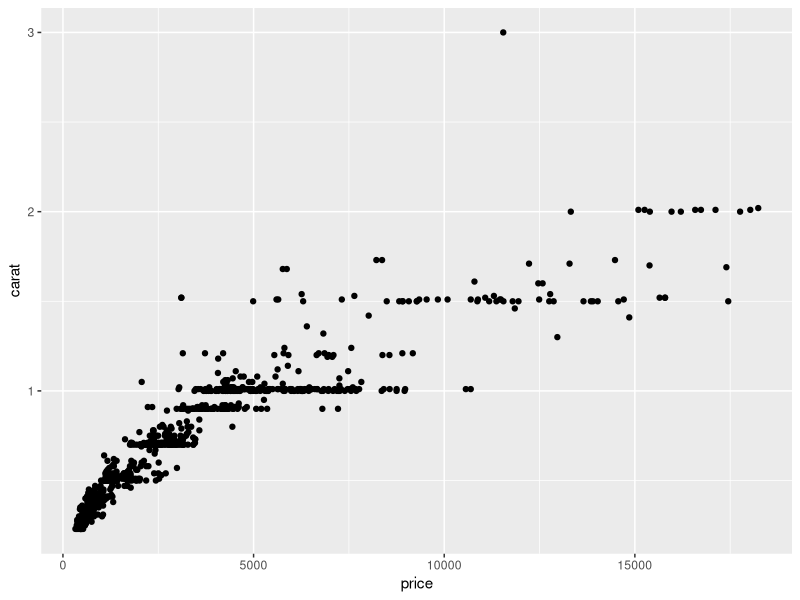
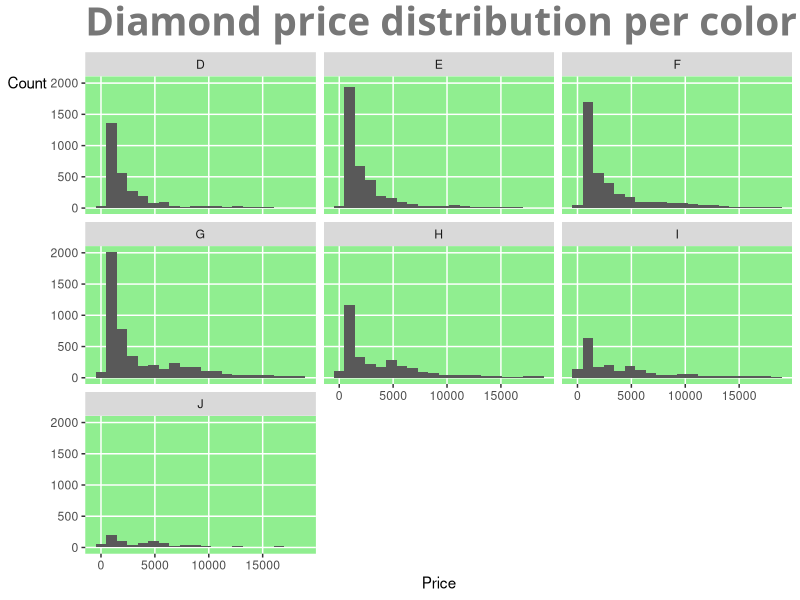

Generate these figures, in order, with R:
# dplyr and ggplot2 tutorial
# Amanda Gentry and Mikhail Dozmorov, Ph.D.
# http://www.sharpsightlabs.com/dplyr-intro-data-manipulation-with-r/

library(dplyr)
library(ggplot2)

# The pipe %>% operator
# Remember that the %>% operator says "take ____ and then do ___ and then do ___ etc."
head(diamonds) 
diamonds %>% head

# See that the "." works as a sort of placeholder
summary(diamonds$price)
diamonds$price %>% summary(object = .)

# dplyr::filter()
diamonds %>% head

df.diamonds_ideal <- filter(diamonds, cut == "Ideal")
df.diamonds_ideal <- diamonds %>% filter(cut == "Ideal")

# dplyr::select()
df.diamonds_ideal %>% head

select(df.diamonds_ideal, carat, cut, color, price, clarity)
df.diamonds_ideal <- df.diamonds_ideal %>% select(., carat, cut, color, price, clarity)

# dplyr::mutate()
df.diamonds_ideal %>% head

mutate(df.diamonds_ideal, price_per_carat = price/carat)
df.diamonds_ideal <- df.diamonds_ideal %>% mutate(price_per_carat = price/carat)

# dplyr::arrange()
df.diamonds_ideal %>% head

arrange(df.diamonds_ideal, price)
df.diamonds_ideal %>% arrange(price, price_per_carat)

# dplyr::summarise()
summarize(df.diamonds_ideal, length = n(), avg_price = mean(price))
df.diamonds_ideal %>% summarize(length = n(), avg_price = mean(price))

# dplyr::group_by()
group_by(diamonds, cut) %>% summarize(mean(price))
group_by(diamonds, cut, color) %>% summarize(mean(price))

# The power of pipe %>%
# See that the same task may be accomplished in multiple ways
# Combining the functions of dplyr and the pipe, your code can
# be made easier to read and understand
# -------------------------------------#
# Understand this
arrange(mutate(arrange(filter(tbl_df(diamonds), cut == "Ideal"), price), price_per_carat = price/carat), price_per_carat)

# Compare with this
arrange(
  mutate(
    arrange(
      filter(tbl_df(diamonds), cut == "Ideal"), 
    price), 
  price_per_carat = price/carat), 
price_per_carat)

# Enjoy the logic of this
diamonds %>% filter(cut == "Ideal") %>% arrange(price) %>% mutate(price_per_carat = price/carat) %>% arrange(price_per_carat)

# The %>% operator can feed directly into a plot statement
# ggplot2
diamonds %>% filter(cut == "Good", color == "E") %>% 
  ggplot(aes(x = price, y = carat)) +
  geom_point()  # aes(size = price)
# Try other geoms, instead of geom_point()
  geom_smooth() # method = lm
  geom_line()
  geom_boxplot()
  geom_bar(stat="identity")
  geom_histogram()

# Put it all together
diamonds %>%                  # Start with the 'diamonds' dataset
  filter(cut == "Ideal") %>%  # Then, filter down to rows where cut == Ideal
  ggplot(aes(price)) +        # Then, plot using ggplot
  geom_histogram(bins = 20) + # and plot histograms
  facet_wrap(~ color) +       # in a 'small multiple' plot, broken out by 'color' 
  ggtitle("Diamond price distribution per color") +
  labs(x="Price", y="Count") +
  theme(panel.background = element_rect(fill="lightgreen")) +
  theme(plot.title = element_text(family="Trebuchet MS", size=28, face="bold", hjust=0, color="#777777")) +
  theme(axis.title.y = element_text(angle=0)) +
  theme(panel.grid.minor = element_blank())


